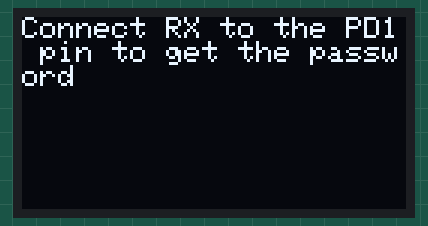
Recording of a sketch running on a simulated Arduino Uno, built with avr-gcc and run on an emulated ATmega328P. Shown: 128×64 one-colour display.

Above: at 0.1 s.

The sketch:

findTheDatasheet.ino
```cpp
#include <SPI.h>
#include <Wire.h>
#include <Adafruit_GFX.h>
#include <Adafruit_SSD1306.h>
#include <Fonts/FreeSans9pt7b.h>
#include <SoftwareSerial.h>

#define SCREEN_WIDTH 128 // OLED display width, in pixels
#define SCREEN_HEIGHT 64 // OLED display height, in pixels

// Declaration for an SSD1306 display connected to I2C (SDA, SCL pins)
#define OLED_RESET     -1 // Reset pin # (or -1 if sharing Arduino reset pin)
Adafruit_SSD1306 display(SCREEN_WIDTH, SCREEN_HEIGHT, &Wire, OLED_RESET);

SoftwareSerial ser(0,1);

void setup()
{
  display.begin(SSD1306_SWITCHCAPVCC, 0x3C);

  display.clearDisplay();
  display.setTextSize(1);      // Normal 1:1 pixel scale
  display.setTextColor(WHITE); // Draw white text
  display.cp437(true);         // Use full 256 char 'Code Page 437' font
  display.println("Connect RX to the PD1 pin to get the password");
  display.display();
}

void loop() {
    ser.begin(9600);
    ser.println("D4taSh33tPassWorD");
    delay(1000);
}
```
